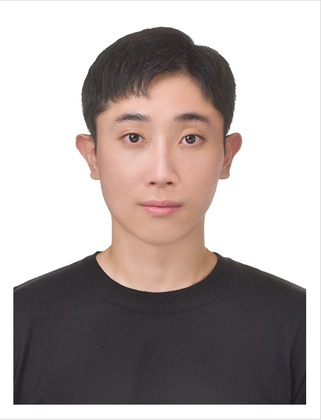
%> input picture Jin_Hoontae.jpg, 321 x 420 px, shrunk from 648 x 847 before the run
$ octave ME5701_Jin_Hoontae.m   (GNU Octave 9; MATLAB toolbox functions it lacks are replaced by stand-ins)
%> lines starting %> are read from the running program, lines starting %| are printed output that depends on the picture; in (x1, y1, x2, y2) boxes, pixels count from 0 and x2, y2 are one past the last pixel; in counts of white or black regions, pixels touching at a corner belong together; the program's own positions count from 1
%% Please run the code section by section
%% 1. Read a jpg file and convert it to a grayscale image to save more storage space
clear all, close all, clc
A = imread('Jin_Hoontae.jpg');
%> A is the input picture: size 420x321x3 uint8; mean R, G, B 178.3, 168.8, 166.7
B = rgb2gray(A);
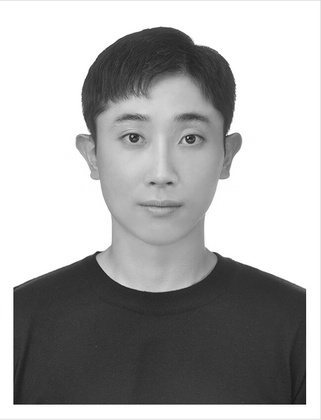
%> B: size 420x321 uint8; min 10, max 255, mean 171.4

figure();
subplot(1,2,1)
imshow(A) %Original Image
title('Original image')

subplot(1,2,2)
imshow(B) %Grayscale Image
title('Gray image')
%% 2. Perform FFT without inbuilt functions
% 2.1. Discrete Fourier Transform Construction for 2D Matrix
[Row,Col] = size(B);
%> Row = 420; Col = 321
Row2 = zeros(Row, Row);
Col2 = zeros(Col, Col);

for n = 0 : (Row - 1)
    for k = 0 : (Row - 1)
        Row2(n+1, k+1) = exp((2 * pi * 1i) * (k * n / Row));
    end
end

for n2 = 0 : (Col - 1)
    for k2 = 0 : (Col - 1)
        Col2(k2+1, n2+1) = exp((2 * pi * 1i) * (k2 * n2 / Col));
    end
end

Bt = Row2*double(B)*Col2; %Discrete Fourier Transform Equation for 2D matrix

% 2.2. FFT and FFT Shift Construction to obtain the spectrum of centered frequency coefficients
sz = ceil(size(Bt)/2);
%> sz = [210 161]
%Line 38-39 shifts the low frequency coefficients located at each edge to the center for the better visualization
Bt2 = Bt([sz(1)+1:end, 1:sz(1)], [sz(2)+1:end, 1:sz(2)]);
Blog = log(abs(Bt2)+1); %Computation on Log-scale for better analysis - FFT
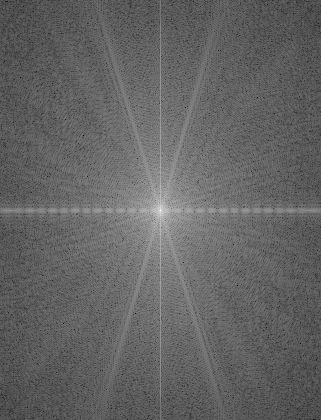
%> Blog: size 420x321 double; min 0.942, max 16.96, mean 7.24; drawn with min black and max white

figure();
subplot(1,2,1)
imshow(mat2gray(Blog),[]) %Shows the computated frequency domain by FFT
title('without built-in functions')
subplot(1,2,2)
graylog = log(abs(fftshift(fft2(B)))+1);
imshow(mat2gray(graylog),[]); % frequency spectrum with built-in functions
title('with built-in functions')
%% 3.Image Compression (Inverse DFT and Eliminiation of small coefficients)
% 3.1. Inverse Fourier Transform Construction for 2D Matrix
[Row, Col] = size(Bt);
Row2        = zeros(Row, Row);
Col2        = zeros(Col, Col);

for n = 0 : (Row - 1)
    for k = 0 : (Row - 1)
        Row2(n+1,k+1) = exp(-2 * pi * 1i / Row * n * k);
    end
end

for n2 = 0 : (Col - 1)
    for k2 = 0 : (Col - 1)
        Col2( k2+1,n2+1) = exp(-2 * pi * 1i / Col * n2 * k2);
    end
end
% Bi= (Row2*double(Bt)*Col2)/(Row*Col) : Inverse Discrete Fourier Transform Equation.
% This will be used after zeroing out small coefficients in the frequency domain
% to produce compressed images.

% 3.2. Image compression by 30%, 5%, 1% and 0.2% for comparison
Bsort = sort(abs(Bt(:))); % Sort by magnitude
count = 1;
figure();
for keep=[.3 .05 .01 .002]
    subplot(2,2,count)
    thresh = Bsort(floor((1-keep)*length(Bsort)));
    ind = abs(Bt) > thresh; %Zero out small coefficients
    NumofCoef = Row*Col - sum(sum(ind)); %Count how many coefficients are removed
    percent = 100 - NumofCoef/(Row*Col)*100;
    Bt_new = Bt.*ind;
    Bi = (Row2*double(Bt_new)*Col2)/(Row*Col); %Inverse Discrete Fourier Transform with small coefficients emliminated
    Comp_Bi = uint8(round(abs(Bi))); %FFT-Compressed Images
    imshow(Comp_Bi)
    title(['',num2str(percent),'%', ' Compression Ratio'],'Fontsize',10)
    count = count + 1;
end
%> this loop made 4 passes
%> (thresh, NumofCoef, percent) on passes 1 to 4: (2154.4, 94374, 30), (10462, 128079, 5), (40278, 133471, 1), (143593.8, 134550, 0.2)
%> pass 1, `ind = abs(Bt) > thresh;`:
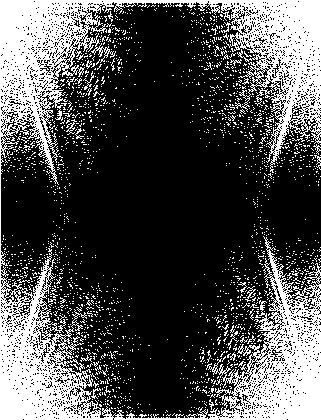
%> ind: size 420x321 logical; 30% white; 2124 white regions (2101 under 20 px), largest, box (x1, y1, x2, y2) and area: (0, 0, 321, 420) 34845, (66, 119, 77, 135) 52, (245, 286, 256, 302) 52
%> after the loop, count = 5
%% 4. FFT Frequency Coefficients comparison
Bsort = sort(abs(Bt(:)));
counter = 1;
figure();
for keep=[.3 .05 .01 .002]
    subplot(2,2,counter)
    thresh = Bsort(floor((1-keep)*length(Bsort)));
    ind = abs(Bt) > thresh;
    NumofCoef = Row*Col - sum(sum(ind));
    percent = 100 - NumofCoef/(Row*Col)*100;
    Bt_new = Bt.*ind;
    sz = ceil(size(Bt_new)/2);
    Bt_Centered = Bt_new([sz(1)+1:end, 1:sz(1)], [sz(2)+1:end, 1:sz(2)]); %FFT Shift
    Blog = log(abs(Bt_Centered)+1); %FFT
    imshow(mat2gray(Blog))
    title(['',num2str(percent),'%'],'Fontsize',10)
    counter = counter + 1;
end
%> this loop made 4 passes
%> pass 1, `Blog = log(abs(Bt_Centered)+1);`:
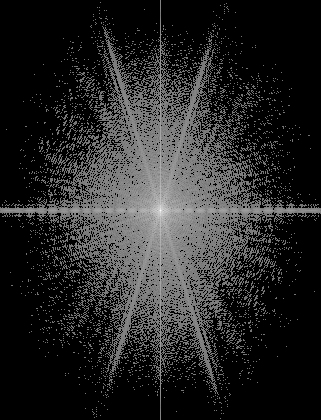
%> Blog: size 420x321 double; min 0, max 16.96, mean 2.57; drawn with min black and max white
%> pass 2, `Blog = log(abs(Bt_Centered)+1);`:
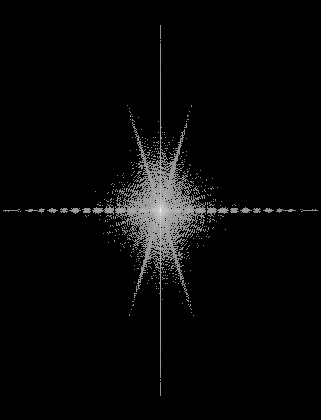
%> Blog: size 420x321 double; min 0, max 16.96, mean 0.505; drawn with min black and max white
%> after the loop, counter = 5
%% 5. Pad the original image before applying Gaussian Low-Pass filter
[m n] = size(B);
%> m = 420; n = 321
P = 2*m;
%> P = 840
Q = 2*n;
%> Q = 642
Padded_img = zeros(P,Q);
Padded_img(1:m,1:n) = B;
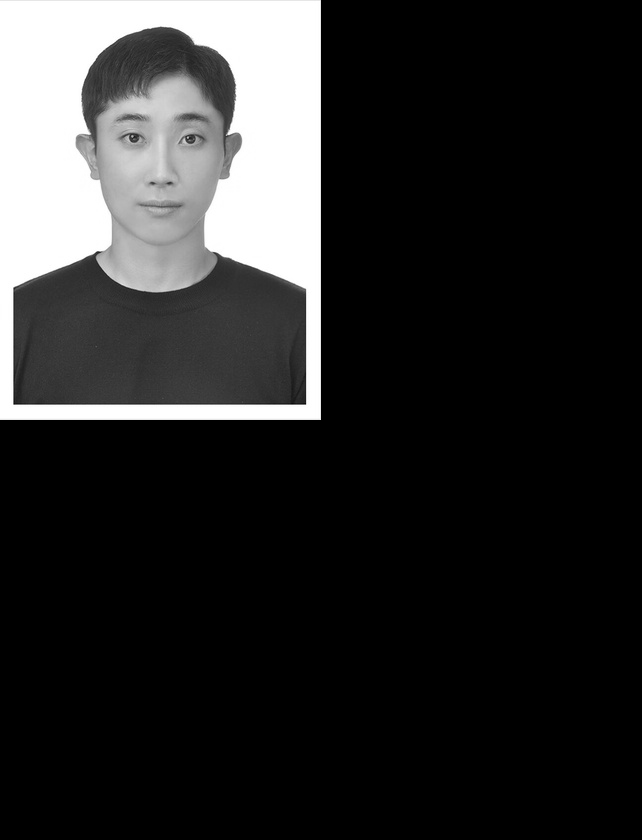
%> Padded_img: size 840x642 double; min 0, max 255, mean 42.9
for i = 1:P
    for j = 1:Q
        Padded_img(i,j) = Padded_img(i,j)*(-1)^(i+j);
    end
end
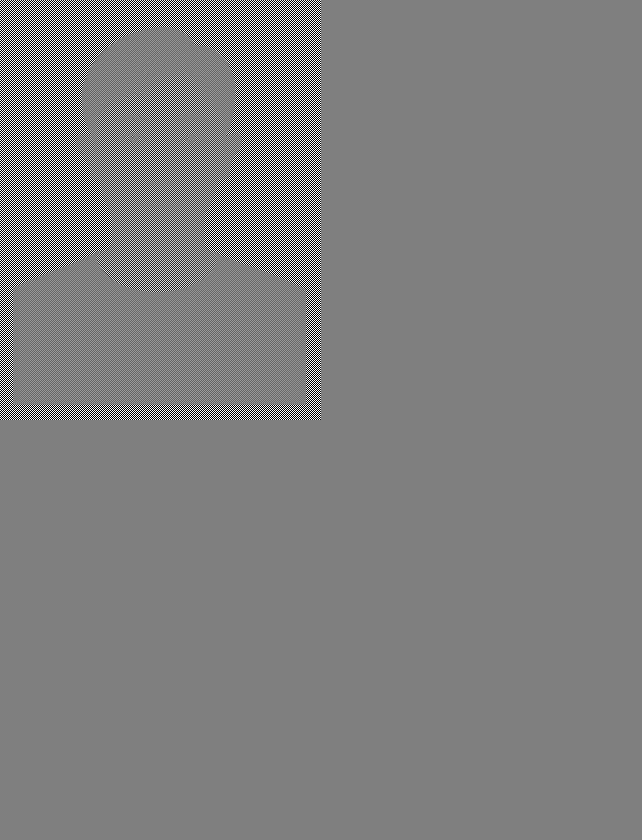
%> Padded_img: size 840x642 double; 12.5% of pixels changed, all inside (x1, y1, x2, y2) = (0, 0, 321, 420); drawn with min black and max white
%% 6. Perform FFT without inbuilt functions (Same as the step 2)
% 6.1. Discrete Fourier Transform Construction for 2D Matrix
[Row,Col] = size(Padded_img);
%> Row = 840; Col = 642
Row2 = zeros(Row, Row);
Col2 = zeros(Col, Col);

for n = 0 : (Row - 1)
    for k = 0 : (Row - 1)
        Row2(n+1, k+1) = exp((2 * pi * 1i) * (k * n / Row));
    end
end

for n2 = 0 : (Col - 1)
    for k2 = 0 : (Col - 1)
        Col2(k2+1, n2+1) = exp((2 * pi * 1i) * (k2 * n2 / Col));
    end
end

Bt_Gaus = Row2*double(Padded_img)*Col2; %Discrete Fourier Transform Equation for 2D matrix
Blog_Gaus = log(abs(Bt_Gaus)+1); %Computation on Log-scale for better analysis - FFT
%% 7. Construct Guassian Low-Pass filter
[m n] = size(Blog_Gaus);
%> m = 840; n = 642
img_frame = zeros(m,n);
D = zeros(m,n);

%> (the run ends here)
